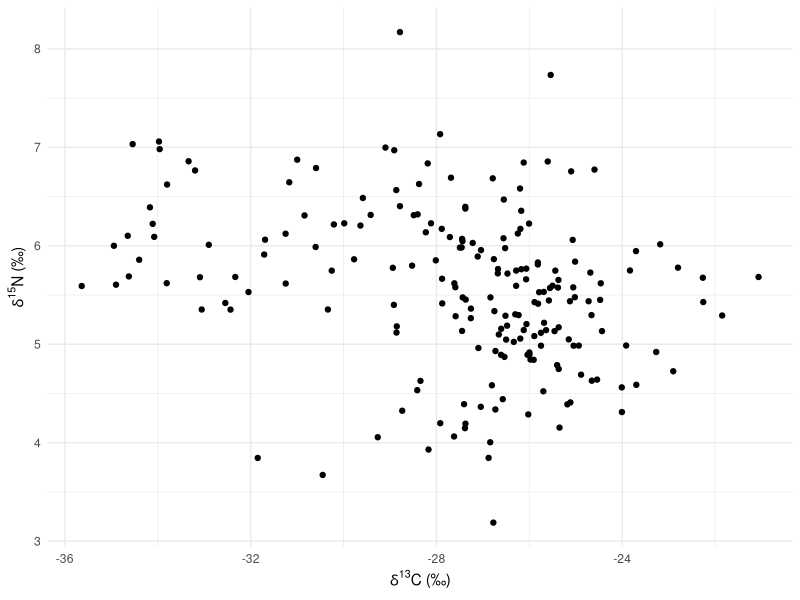
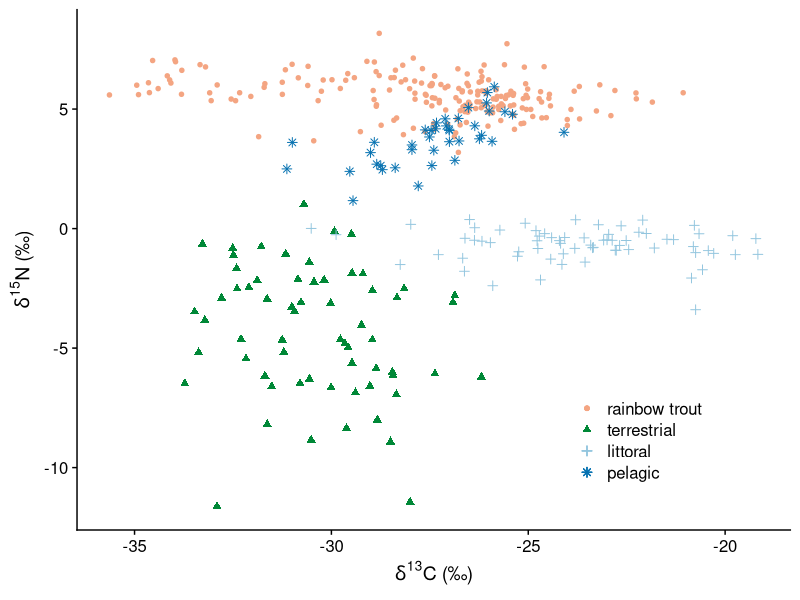
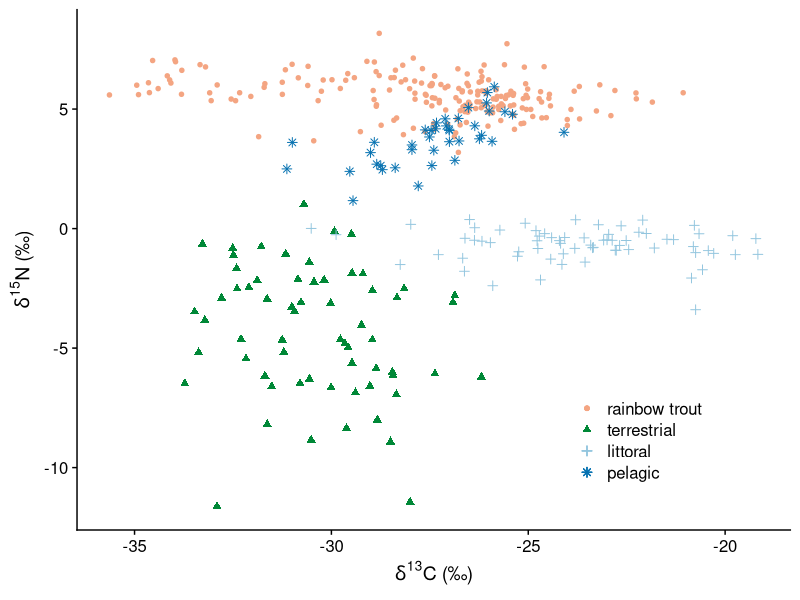

Write the R code that produced these figures, in order. (Note: this script raises an error after producing the figures.)
##Plots
library(tidyverse)
library(cowplot)

Bunn <- read_csv("Bunn.csv")
fish <- read_csv("fishCN.csv")
ter <- read_csv("terCN.csv")
lit <- read_csv("litCN.csv")
pel <- read_csv("pelagCN.csv")

#fish only, basic plot
ggplot(data = fish, aes(x = d13C_VPDB, y = d15N_air)) +
  geom_point() +
  theme_minimal() +
  labs(x = expression(paste(delta^{13}, "C (\u2030)")),
       y = expression(paste(delta^{15}, "N (\u2030)")))


#learning to layer several sets of data onto one plot.

ggplot() +
  geom_point(data = fish, aes(x = d13C_VPDB, y = d15N_air, color = "#f4a582"), size = 2, shape = 20, show.legend = TRUE) +
  geom_point(data = ter, aes(x = d13C_VPDB, y = d15N_air, color = "#008837"), size = 2, shape = 17, show.legend = TRUE) +
  geom_point(data = lit, aes(x = d13C_VPDB, y = d15N_air, color = "#92c5de" ), size = 2, shape = 3, show.legend = TRUE) +
  geom_point(data = pel, aes(x = d13C_VPDB, y = d15N_air, color = "#0571b0"), size = 2, shape = 8, show.legend = TRUE) +
  theme_cowplot() +
  labs(x = expression(paste(delta^{13}, "C (\u2030)")),
       y = expression(paste(delta^{15}, "N (\u2030)"))) +
  scale_fill_identity(name = "" , 
                      guide = "legend", 
                      aesthetics = "color", 
                      labels = c("rainbow trout","terrestrial","littoral","pelagic")) +
  guides(colour = guide_legend(override.aes = list(pch = c(20, 17,3,8), 
                                                   color = c("#f4a582", "#008837","#92c5de","#0571b0")))) +
  theme(legend.position=c(.70,.20))

ggsave()

##The legend is wonky. Can I change it? I will make a simpler plot with only two things to test:
ggplot() +
  geom_point(data = fish, aes(x = d13C_VPDB, y = d15N_air, color = "#f4a582"), size = 2, shape = 20) +
  geom_point(data = ter, aes(x = d13C_VPDB, y = d15N_air, color = "#008837"), size = 2, shape = 17) +
  scale_colour_manual(name = "", 
                      labels = c("fish", "terrestrial"),
                      values = c("#f4a582"="#f4a582", "#008837" = "#008837")) +
  guides(colour = guide_legend(override.aes = list(pch = c(20, 17), color = c("#f4a582", "#008837")))) +
  theme_cowplot()



p1<-ggplot() +
  geom_point(data = fish, aes(x = d13C_VPDB, y = d15N_air, color = "#f4a582"), size = 2, shape = 20) +
  geom_point(data = ter, aes(x = d13C_VPDB, y = d15N_air, color = "#008837"), size = 2, shape = 17) +
  theme_cowplot()

print(p1 + scale_shape_manual(values = c(20,17)))

pALLCN<-ggplot() +
  geom_point(data = fish, aes(x = d13C_VPDB, y = d15N_air, color = "#f4a582"), size = 2, shape = 20) +
  geom_point(data = ter, aes(x = d13C_VPDB, y = d15N_air, color = "#008837"), size = 2, shape = 17) +
  geom_point(data = lit, aes(x = d13C_VPDB, y = d15N_air, color = "#92c5de" ), size = 2, shape = 3) +
  geom_point(data = pel, aes(x = d13C_VPDB, y = d15N_air, color = "#0571b0"), size = 2, shape = 8) +
  theme_cowplot() +
  scale_fill_identity(name = "" , 
                      guide = "legend", 
                      aesthetics = "color", 
                      labels = c("terrestrial","pelagic","littoral","rainbow trout")) +
  labs(x = expression(paste(delta^{13}, "C (\u2030)")),
       y = expression(paste(delta^{15}, "N (\u2030)")))

##right now I'm getting frustrated that I cannot plot from separate dataframes. It seems I first need to 
## gather them into a single dataframe.

#So maybe I select just the columns I need and create a new single df?


#base r
par(mai = c(1,1,0.5,.5))
plot(x = fish$d13C_VPDB, y = fish$d15N_air,
     pch = 20,
     col = "#a6611a",
     ylim = c(-12,11),
     xlim = c(-37,-17),
     xlab = expression(paste(delta^{13}, "C (\u2030)")),
     ylab = expression(paste(delta^{15}, "N (\u2030)")))
points(x = ter$d13C_VPDB, y = ter$d15N_air,
       pch = 17,
       col = "#238b45")
points(pel$d13C_VPDB, pel$d15N_air,
       pch = 4,
       col = "#526EFF")
points(x = lit$d13C_VPDB, y = lit$d15N_air,
       pch = 8,
       col = "#66c2a4")
legend(x = -23 , y=-5, 
       legend = c("fish", "terrestrial", "pelagic", "littoral") ,
       pch = c(20,17,4,8),
       col = c("#a6611a", "#238b45", "#526EFF", "#66c2a4"),
       bty = "n")


## test bind_rows

df1 <-data.frame(b = c(1:5), a = c(6:10))
df2 <-data.frame(a = c(11:15), b = c(16:20), c = LETTERS[1:5])
df3 <-data.frame(c= letters[1:3], d = c(6:8))

bind_rows(df1,df2,df3)

binded <-bind_rows(fish,ter, pel)
binded$Identifier.1
binded$d13C_VPDB


##Working on the final version of a basic stable isotope biplot

CNbiplot.all<-ggplot() +
  geom_point(data = fish, aes(x = d13C_VPDB, y = d15N_air, color = "#c487a9"), size = 2, shape = 20, show.legend = TRUE) +
  geom_point(data = ter, aes(x = d13C_VPDB, y = d15N_air, color = "#4d7d53"), size = 2, shape = 17, show.legend = TRUE) +
  geom_point(data = lit, aes(x = d13C_VPDB, y = d15N_air, color = "#92c5de" ), size = 2, shape = 3, show.legend = TRUE) +
  geom_point(data = pel, aes(x = d13C_VPDB, y = d15N_air, color = "#0571b0"), size = 2, shape = 8, show.legend = TRUE) +
  theme_cowplot() +
  labs(x = expression(paste(delta^{13}, "C (\u2030)")),
       y = expression(paste(delta^{15}, "N (\u2030)"))) +
  scale_fill_identity(name = "" , 
                      guide = "legend", 
                      aesthetics = "color", 
                      labels = c("rainbow trout","terrestrial","littoral","pelagic")) +
  guides(colour = guide_legend(override.aes = list(pch = c(20, 17,3,8), 
                                                   color = c("#c487a9", "#4d7d53","#92c5de","#0571b0")))) +
  theme(legend.position=c(.70,.20))
